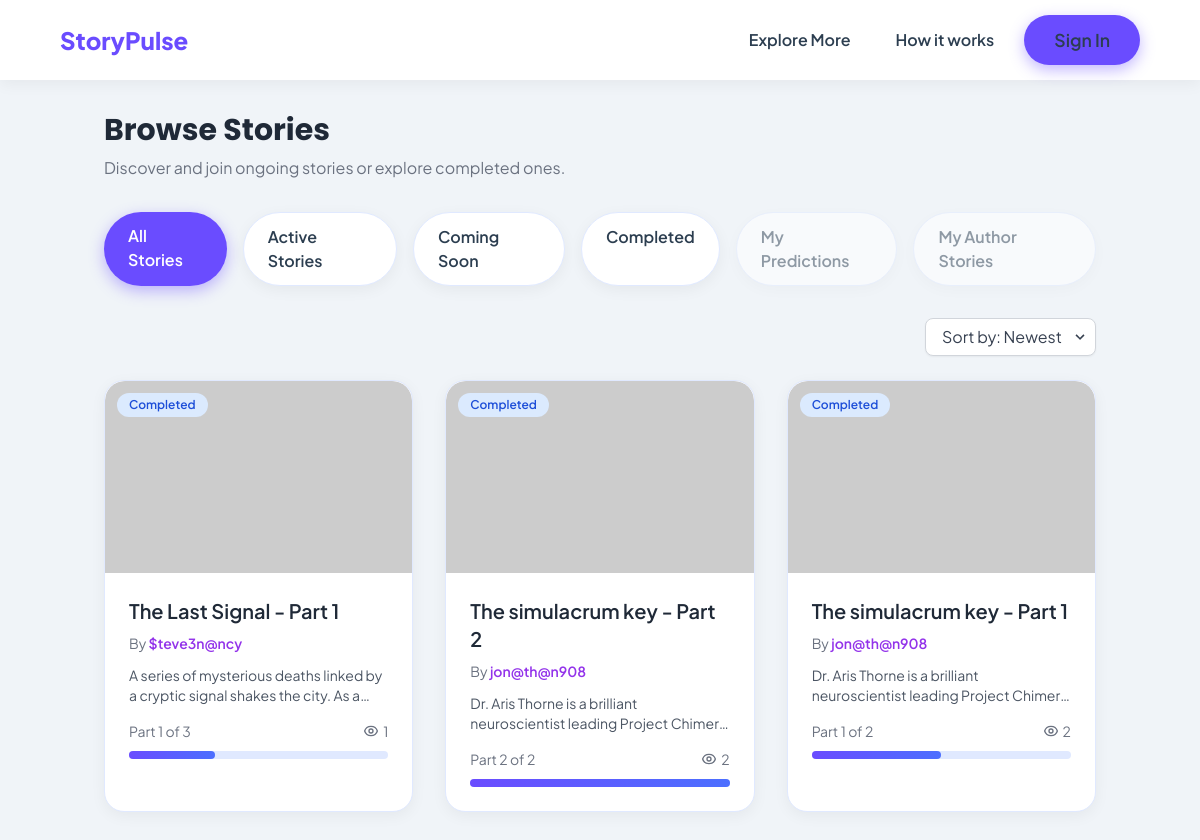
Screenshot of /stories_old.php with the database file from the repository.
### tables this page shows
CREATE TABLE `story_parts` (
  `part_id` int(11) NOT NULL,
  `story_id` int(11) NOT NULL,
  `part_number` int(11) NOT NULL,
  `content` longtext NOT NULL,
  `upload_date` date NOT NULL,
  `prediction_deadline` datetime NOT NULL,
  `status` enum('pending','approved','rejected') DEFAULT 'pending'
);

CREATE TABLE `stories` (
  `story_id` int(11) NOT NULL,
  `title` varchar(255) NOT NULL,
  `created_by` varchar(100) NOT NULL,
  `category` varchar(50) DEFAULT 'General',
  `description` text NOT NULL,
  `cover_image_url` varchar(255) DEFAULT NULL,
  `current_part_no` int(11) DEFAULT 1,
  `is_completed` tinyint(1) DEFAULT 0,
  `total_parts` int(11) DEFAULT 1,
  `view_count` int(11) DEFAULT 0,
  `like_count` int(11) DEFAULT 0,
  `prediction_count` int(11) DEFAULT 0,
  `created_at` timestamp NOT NULL DEFAULT current_timestamp(),
  `completed_at` timestamp NULL DEFAULT NULL,
  `last_updated` timestamp NULL DEFAULT NULL ON UPDATE current_timestamp(),
  `status` enum('pending','approved','rejected') DEFAULT 'pending'
);

### stories_old.php (the view, shortened to what the rows shown need)
<?php
require_once 'db_connect.php';
$is_logged_in = isset($_SESSION['user_id']);
$user_id = $is_logged_in ? $_SESSION['user_id'] : null;
function getStoryStatus($upload_date, $prediction_deadline) {
    $current_time = time();
    $upload_timestamp = strtotime($upload_date);
    $deadline_timestamp = strtotime($prediction_deadline);
    if ($current_time < $upload_timestamp) {
        return 'coming_soon';
    } elseif ($current_time >= $upload_timestamp && $current_time <= $deadline_timestamp) {
        return 'active';
    } else {
        return 'completed';
    }
}
$filter_status = isset($_GET['status']) ? $_GET['status'] : 'all';
$sort_by = isset($_GET['sort']) ? $_GET['sort'] : 'newest';
$author_filter = isset($_GET['author']) ? $_GET['author'] : '';
$results_to_display = [];
try {
    if ($filter_status === 'my_predictions' && $is_logged_in) {
        $sql = "
            SELECT
                p.prediction_id,
                p.prediction_text,
                p.created_at AS prediction_date,
                s.title,
                sp.part_number,
                sp.story_id,
                s.total_parts,
                s.cover_image_url,
                (SELECT COUNT(*) FROM likes WHERE prediction_id = p.prediction_id) AS prediction_likes
            FROM predictions p
            JOIN story_parts sp ON p.story_id = sp.story_id AND p.prediction_part_no = sp.part_number
            JOIN stories s ON sp.story_id = s.story_id
            WHERE p.user_id = :user_id
        ";
        if ($sort_by === 'newest') {
            $sql .= " ORDER BY p.created_at DESC";
        } elseif ($sort_by === 'oldest') {
            $sql .= " ORDER BY p.created_at ASC";
        } elseif ($sort_by === 'popular') {
            $sql .= " ORDER BY prediction_likes DESC, p.created_at DESC";
        }
        $stmt = $pdo->prepare($sql);
        $stmt->execute([':user_id' => $user_id]);
        $results_to_display = $stmt->fetchAll(PDO::FETCH_ASSOC);
    } else {
        $sql = "
            SELECT
                sp.*,
                s.title,
                s.created_by,
                s.category,
                s.description,
                s.cover_image_url,
                s.total_parts,
                s.view_count,
                s.created_at AS story_created_at
            FROM story_parts sp
            JOIN stories s ON sp.story_id = s.story_id
        ";
        $params = [];
        if ($sort_by === 'popular') {
            $sql .= " ORDER BY s.view_count DESC, sp.upload_date DESC";
        } elseif ($sort_by === 'oldest') {
            $sql .= " ORDER BY sp.upload_date ASC";
        } else {
            $sql .= " ORDER BY sp.upload_date DESC";
        }
        $stmt = $pdo->prepare($sql);
        $stmt->execute($params);
        $all_story_parts_raw = $stmt->fetchAll(PDO::FETCH_ASSOC);
        foreach ($all_story_parts_raw as $part_data) {
            $part_data['dynamic_status'] = getStoryStatus($part_data['upload_date'], $part_data['prediction_deadline']);
            if ($filter_status === 'all' || $filter_status === $part_data['dynamic_status']) {
                $results_to_display[] = $part_data;
            }
        }
    }
} catch (PDOException $e) {
    error_log("Error fetching data: " . $e->getMessage());
    $results_to_display = [];
}
?>
<!DOCTYPE html>
<html lang="en">
<head>
    <link href="https://unpkg.com/aos@2.3.1/dist/aos.css" rel="stylesheet">
    <script src="https://cdn.tailwindcss.com"></script>
</head>
<body class="min-h-screen flex flex-col">
    <main class="flex-grow container mx-auto px-4 py-8">
        <div data-aos="fade-right">
            <h2 class="text-3xl font-bold text-gray-800 mb-2">Browse Stories</h2>
        </div>
        <div class="grid grid-cols-1 sm:grid-cols-2 lg:grid-cols-3 xl:grid-cols-4 gap-8">
            <?php if (empty($results_to_display)): ?>
                <div class="col-span-full text-center py-12">
                    <svg class="mx-auto h-24 w-24 text-gray-300 mb-4" fill="none" stroke="currentColor" viewBox="0 0 24 24">
                        <path stroke-linecap="round" stroke-linejoin="round" stroke-width="2" d="M12 6.253v13m0-13C10.832 5.477 9.246 5 7.5 5S4.168 5.477 3 6.253v13C4.168 18.477 5.754 18 7.5 18s3.332.477 4.5 1.253m0-13C13.168 5.477 14.754 5 16.5 5c1.747 0 3.332.477 4.5 1.253v13C19.832 18.477 18.247 18 16.5 18c-1.746 0-3.332.477-4.5 1.253"></path>
                    </svg>
                    <p class="text-gray-600 text-lg">
                        <?php if ($filter_status === 'my_predictions'): ?>
                            You haven't made any predictions yet. Start predicting to appear here!
                        <?php elseif ($filter_status === 'my_author_stories'): ?>
                            <?php if (!empty($author_filter)): ?>
                                No stories found from <?php echo htmlspecialchars($author_filter); ?>.
                            <?php else: ?>
                                You're not following any authors yet. Follow authors to see their stories here!
                            <?php endif; ?>
                        <?php else: ?>
                            No story parts found in this category.
                        <?php endif; ?>
                    </p>
                    <?php if (!$is_logged_in && ($filter_status === 'my_predictions' || $filter_status === 'my_author_stories')): ?>
                        <a href="signin.php" class="inline-block mt-4 px-6 py-3 bg-purple-600 text-white rounded-lg hover:bg-purple-700 transition">
                            Sign In to Continue
                        </a>
                    <?php endif; ?>
                </div>
            <?php else: ?>
                <?php foreach ($results_to_display as $index => $item): ?>
                    <?php if ($filter_status === 'my_predictions'): ?>
                        <div class="prediction-card p-6 flex flex-col justify-between" data-aos="fade-up" data-aos-delay="<?php echo $index * 100; ?>">
                            <div>
                                <h3 class="text-xl font-semibold text-gray-800 mb-2">
                                    <a href="story_detail.php?story_id=<?php echo htmlspecialchars($item['story_id']); ?>&part_number=<?php echo htmlspecialchars($item['part_number']); ?>"
                                       class="hover:text-primary-color transition-colors">
                                        <?php echo htmlspecialchars($item['title']); ?> - Part <?php echo htmlspecialchars($item['part_number']); ?>
                                    </a>
                                </h3>
                                <p class="text-sm text-gray-500 mb-4">Predicted on <?php echo date('M d, Y', strtotime($item['prediction_date'])); ?></p>
                                <div class="prediction-text text-gray-700 mb-4">
                                    <p class="line-clamp-4"><?php echo htmlspecialchars($item['prediction_text']); ?></p>
                                </div>
                            </div>
                            <div class="flex items-center justify-between mt-4 text-gray-500 text-sm">
                                <span class="flex items-center">
                                    <svg class="w-4 h-4 mr-1 text-red-500" fill="currentColor" viewBox="0 0 20 20"><path fill-rule="evenodd" d="M3.172 5.172a4 4 0 015.656 0L10 6.343l1.172-1.171a4 4 0 115.656 5.656L10 17.657l-6.828-6.829a4 4 0 010-5.656z" clip-rule="evenodd"></path></svg>
                                    <?php echo htmlspecialchars($item['prediction_likes']); ?> Likes
                                </span>
                                <button class="bg-gray-200 hover:bg-gray-300 text-gray-700 font-semibold py-1 px-3 rounded-full text-xs transition-colors"
                                    onclick="location.href='story_detail.php?story_id=<?php echo htmlspecialchars($item['story_id']); ?>&part_number=<?php echo htmlspecialchars($item['part_number']); ?>'">
                                    View/Edit
                                </button>
                            </div>
                        </div>
                    <?php else: ?>
                        <?php
                        $dynamic_status = getStoryStatus($item['upload_date'], $item['prediction_deadline']);
                        $progress_percent = ($item['total_parts'] > 0) ? ($item['part_number'] / $item['total_parts']) * 100 : 0;
                        $status_text = ucfirst(str_replace('_', ' ', $dynamic_status));
                        $status_color_class = '';
                        if ($dynamic_status === 'active') {
                            $status_color_class = 'bg-green-100 text-green-700';
                        } elseif ($dynamic_status === 'coming_soon') {
                            $status_color_class = 'bg-yellow-100 text-yellow-700';
                        } elseif ($dynamic_status === 'completed') {
                            $status_color_class = 'bg-blue-100 text-blue-700';
                        }
                        $story_url = 'track_view.php?story_id=' . htmlspecialchars($item['story_id']) . '&part_number=' . htmlspecialchars($item['part_number']);
                        $cover_image_src = !empty($item['cover_image_url']) ? htmlspecialchars($item['cover_image_url']) : 'https://placehold.co/400x200/e0e7ff/6366f1?text=Story+Cover';
                        ?>
                        <div class="story-card block" onclick="window.location.href='<?php echo $story_url; ?>'" style="cursor: pointer;">
                            <div class="relative h-48 flex items-center justify-center text-indigo-400 text-2xl font-semibold">
                                <img src="<?php echo $cover_image_src; ?>"
                                    onerror="this.onerror=null;this.src='https://placehold.co/400x200/e0e7ff/6366f1?text=Story+Cover';"
                                    alt="Story Cover"
                                    class="w-full h-full object-cover">
                                <div class="absolute top-3 left-3 px-3 py-1 <?php echo $status_color_class; ?> text-xs font-semibold rounded-full flex items-center">
                                    <?php echo htmlspecialchars($status_text); ?>
                                </div>
                            </div>
                            <div class="p-6">
                                <h3 class="text-xl font-semibold text-gray-800 mb-2">
                                    <?php echo htmlspecialchars($item['title']); ?> - Part <?php echo htmlspecialchars($item['part_number']); ?>
                                </h3>
                                <p class="text-sm text-gray-500 mb-3">
                                    By <span
                                        onclick="event.stopPropagation(); window.location.href='author_profile.php?author=<?php echo urlencode($item['created_by']); ?>'"
                                        class="text-purple-600 hover:text-purple-800 font-semibold hover:underline cursor-pointer transition">
                                        <?php echo htmlspecialchars($item['created_by']); ?>
                                    </span>
                                </p>
                                <p class="text-gray-600 text-sm mb-4 line-clamp-2"><?php echo htmlspecialchars($item['description']); ?></p>
                                <div class="flex justify-between items-center text-sm text-gray-500 mb-2">
                                    <span>Part <?php echo htmlspecialchars($item['part_number']); ?> of <?php echo htmlspecialchars($item['total_parts']); ?></span>
                                    <span class="flex items-center">
                                        <?php echo isset($item['view_count']) ? number_format($item['view_count']) : '0'; ?>
                                    </span>
                                </div>
                                <div class="progress-container">
                                    <div class="progress-bar" style="width: <?php echo $progress_percent; ?>%"></div>
                                </div>
                            </div>
                        </div>
                    <?php endif; ?>
                <?php endforeach; ?>
            <?php endif; ?>
        </div>
    </main>
</body>
</html>

### rows the page displays
story_parts: status_text "Completed", story.title "The Last Signal", part_number "1", story.created_by "$teve3n@ncy", story.description "A series of mysterious deaths linked by a cryptic signal shakes the city. As…", story.total_parts "3", story.view_count "1"
story_parts: status_text "Completed", story.title "The simulacrum key", part_number "2", story.created_by "jon@th@n908", story.description "Dr. Aris Thorne is a brilliant neuroscientist leading Project…", story.total_parts "2", story.view_count "2"
story_parts: status_text "Completed", story.title "The simulacrum key", part_number "1", story.created_by "jon@th@n908", story.description "Dr. Aris Thorne is a brilliant neuroscientist leading Project…", story.total_parts "2", story.view_count "2"
